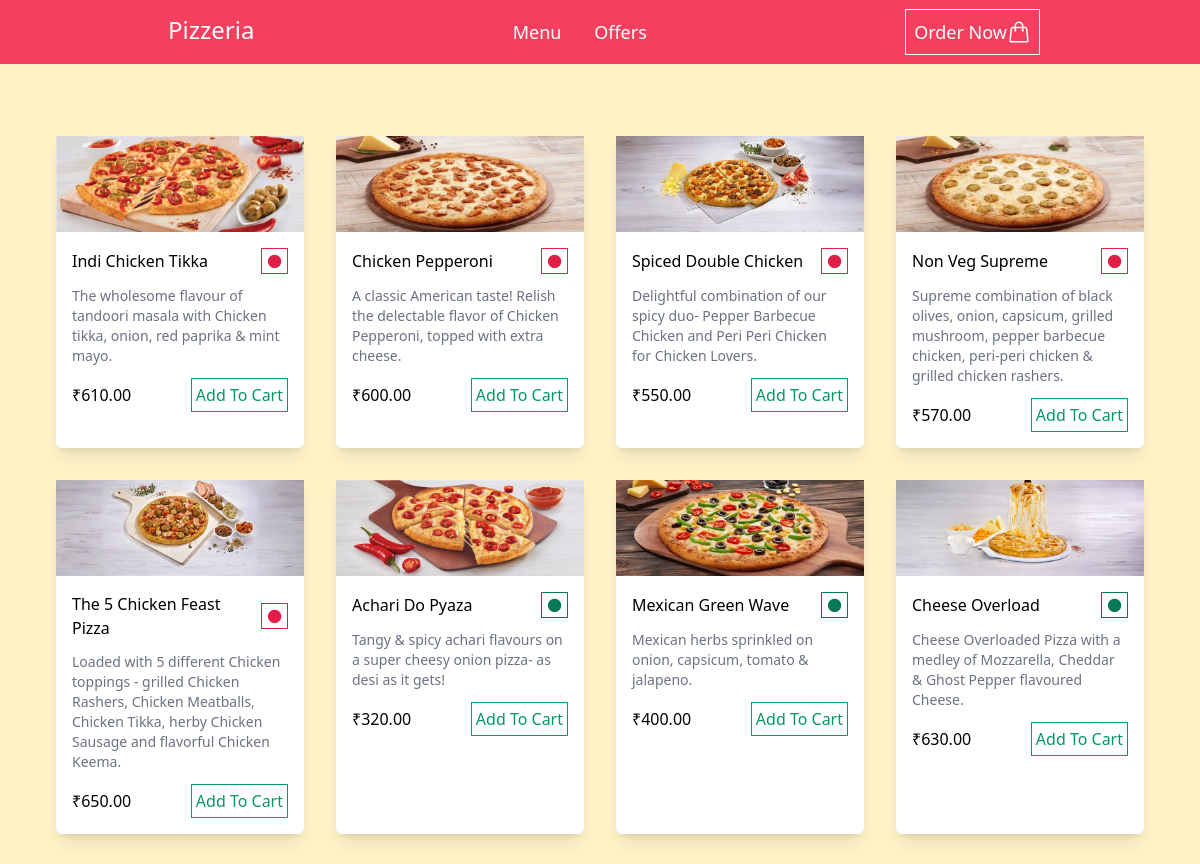
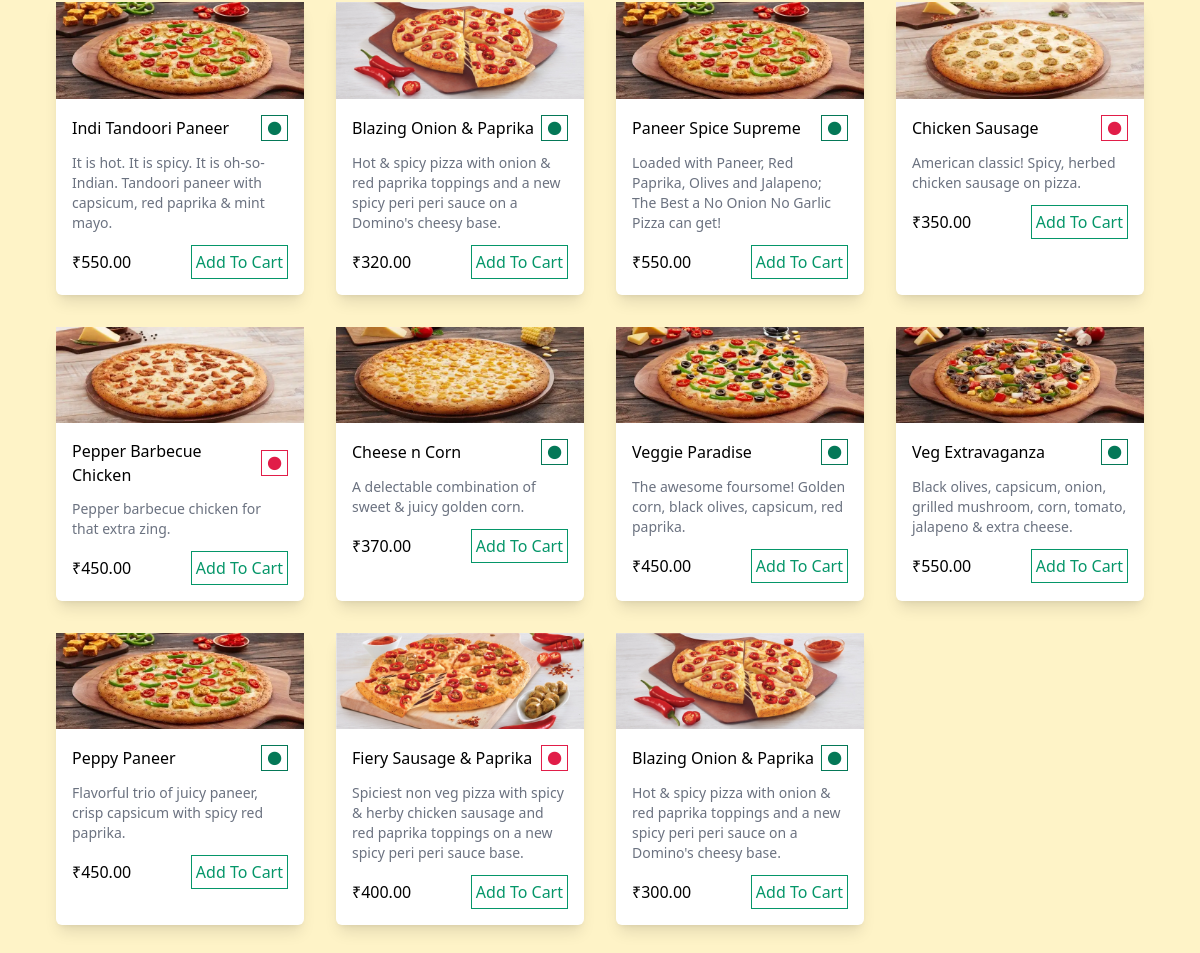
The page / on the database its author committed (2 pictures, top to bottom).
### orders/models.py (models this page shows)
class BaseModel(models.Model):
    uid = models.UUIDField(default=uuid.uuid4, editable=False, primary_key=True)
    created_at = models.DateTimeField(default=timezone.now)
    updated_at = models.DateTimeField(default=timezone.now)
    class Meta:
        abstract = True

class Pizza(BaseModel):
    CATEGORY_CHOICE = [
        ('Veg', 'Veg'), ('Non-Veg', 'Non-Veg')
    ]
    name = models.CharField(max_length=100)
    description = models.TextField()
    pizza_image = models.ImageField(upload_to="pizza_image/", null=True)
    category = models.CharField(max_length=20, choices=CATEGORY_CHOICE)
    price = models.DecimalField(max_digits=6, decimal_places=2)
    available = models.BooleanField(default=True)

### orders/views.py (the view)
# urls.py: path('', index, name='index'),  # Pass the view function without parentheses
def index(request):
    menu = Pizza.objects.all().order_by('-updated_at')
    return render(request, 'index.html', {'menu':menu})

### templates/index.html (shortened to what this page needs)
{% extends 'base.html' %}
{% block main %}
<div class="grid grid-cols-1 md:grid-cols-2 lg:grid-cols-4 gap-5  md:gap-8 m-4 md:m-6">
  {% for m in menu %}
      <div class="bg-white shadow-lg rounded-md">
        <img src="{{ m.pizza_image.url }}" alt="">
        <div class="p-4">
          <div class="flex justify-between items-center">
            <a href="{% url 'pizza_detail' m.uid %}" class="hover:text-amber-500"><h3 class="font-medium">{{ m.name }}</h3></a>
            <button class="cursor-text border px-1 {% if m.category == 'Veg' %}border-emerald-700{% else %}border-rose-600{% endif %}"><i class="ri-circle-fill {% if m.category == 'Veg' %}text-emerald-700{% else %}text-rose-600{% endif %} "></i></button>
          </div>
          <p class="text-gray-500 mt-3 text-sm">{{ m.description }}</p>
          <div class="mt-3 flex justify-between items-center">
            <p class="font-medium">₹{{ m.price }}</p>
            <a href="{% url 'add_item_cart' m.uid %}"><button class="border border-emerald-600 p-1 text-emerald-600 hover:bg-emerald-600 hover:text-white">Add To Cart</button></a>
          </div>
        </div>
      </div>
      {% endfor %}
  </div>
{% endblock %}

### rows shown on the page
Pizza: pizza_image (picture), name "Indi Chicken Tikka", description "The wholesome flavour of tandoori masala with Chicken tikka, onion, red paprika & mint mayo.", price "610.00"
Pizza: pizza_image (picture), name "Chicken Pepperoni", description "A classic American taste! Relish the delectable flavor of Chicken Pepperoni, topped with extra cheese.", price "600.00"
Pizza: pizza_image (picture), name "Spiced Double Chicken", description "Delightful combination of our spicy duo- Pepper Barbecue Chicken and Peri Peri Chicken for Chicken Lovers.", price "550.00"
Pizza: pizza_image (picture), name "Non Veg Supreme", description "Supreme combination of black olives, onion, capsicum, grilled mushroom, pepper barbecue chicken, peri-peri chicken & grilled chicken rashers.", price "570.00"
Pizza: pizza_image (picture), name "The 5 Chicken Feast Pizza", description "Loaded with 5 different Chicken toppings - grilled Chicken Rashers, Chicken Meatballs, Chicken Tikka, herby Chicken Sausage and flavorful Chicken Keema.", price "650.00"
Pizza: pizza_image (picture), name "Achari Do Pyaza", description "Tangy & spicy achari flavours on a super cheesy onion pizza- as desi as it gets!", price "320.00"
Pizza: pizza_image (picture), name "Mexican Green Wave", description "Mexican herbs sprinkled on onion, capsicum, tomato & jalapeno.", price "400.00"
Pizza: pizza_image (picture), name "Cheese Overload", description "Cheese Overloaded Pizza with a medley of Mozzarella, Cheddar & Ghost Pepper flavoured Cheese.", price "630.00"
Pizza: pizza_image (picture), name "Indi Tandoori Paneer", description "It is hot. It is spicy. It is oh-so-Indian. Tandoori paneer with capsicum, red paprika & mint mayo.", price "550.00"
Pizza: pizza_image (picture), name "Blazing Onion & Paprika", description "Hot & spicy pizza with onion & red paprika toppings and a new spicy peri peri sauce on a Domino's cheesy base.", price "320.00"
Pizza: pizza_image (picture), name "Paneer Spice Supreme", description "Loaded with Paneer, Red Paprika, Olives and Jalapeno; The Best a No Onion No Garlic Pizza can get!", price "550.00"
Pizza: pizza_image (picture), name "Chicken Sausage", description "American classic! Spicy, herbed chicken sausage on pizza.", price "350.00"
Pizza: pizza_image (picture), name "Pepper Barbecue Chicken", description "Pepper barbecue chicken for that extra zing.", price "450.00"
Pizza: pizza_image (picture), name "Cheese n Corn", description "A delectable combination of sweet & juicy golden corn.", price "370.00"
Pizza: pizza_image (picture), name "Veggie Paradise", description "The awesome foursome! Golden corn, black olives, capsicum, red paprika.", price "450.00"
Pizza: pizza_image (picture), name "Veg Extravaganza", description "Black olives, capsicum, onion, grilled mushroom, corn, tomato, jalapeno & extra cheese.", price "550.00"
Pizza: pizza_image (picture), name "Peppy Paneer", description "Flavorful trio of juicy paneer, crisp capsicum with spicy red paprika.", price "450.00"
Pizza: pizza_image (picture), name "Fiery Sausage & Paprika", description "Spiciest non veg pizza with spicy & herby chicken sausage and red paprika toppings on a new spicy peri peri sauce base.", price "400.00"
Pizza: pizza_image (picture), name "Blazing Onion & Paprika", description "Hot & spicy pizza with onion & red paprika toppings and a new spicy peri peri sauce on a Domino's cheesy base.", price "300.00"
